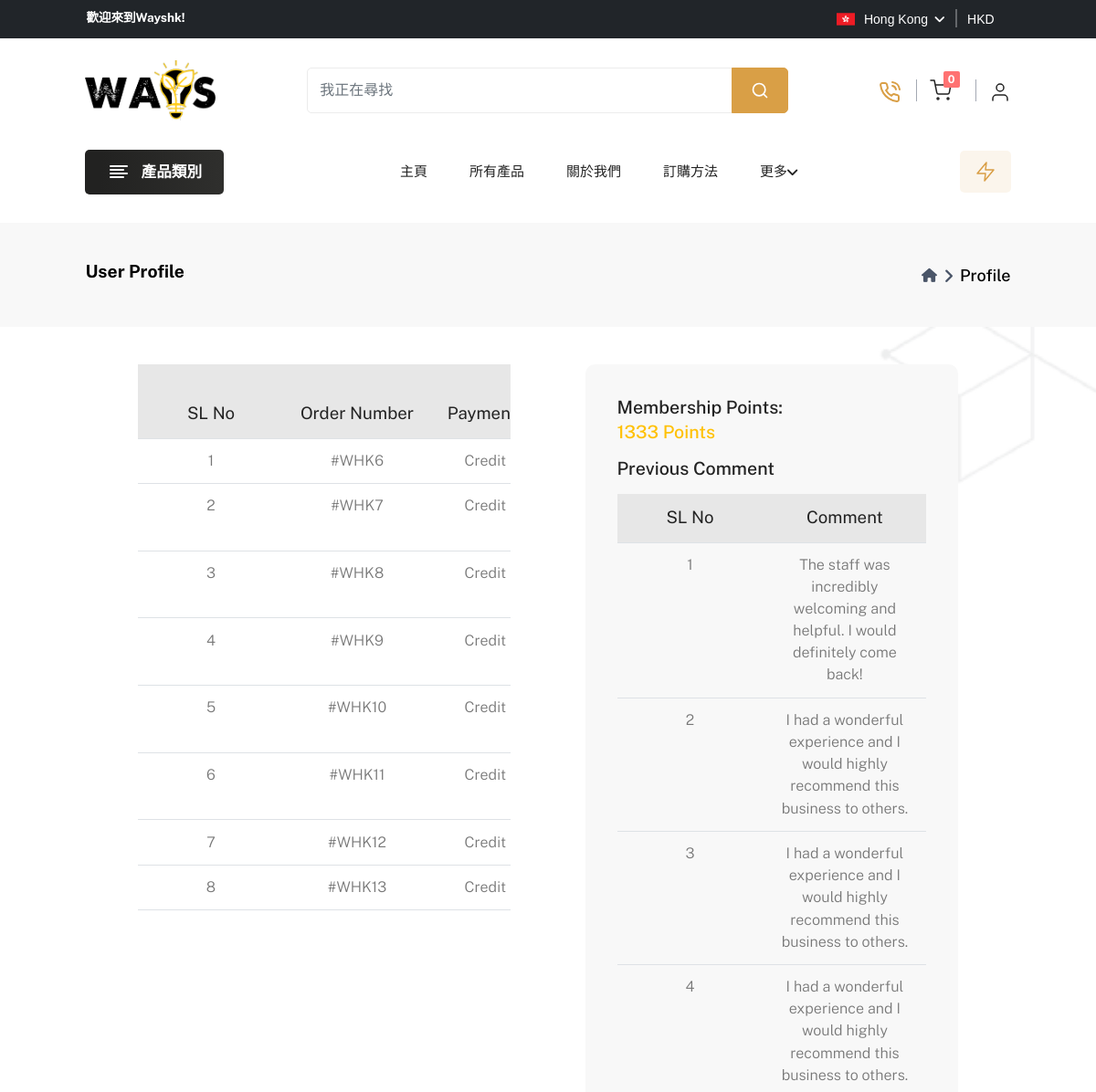
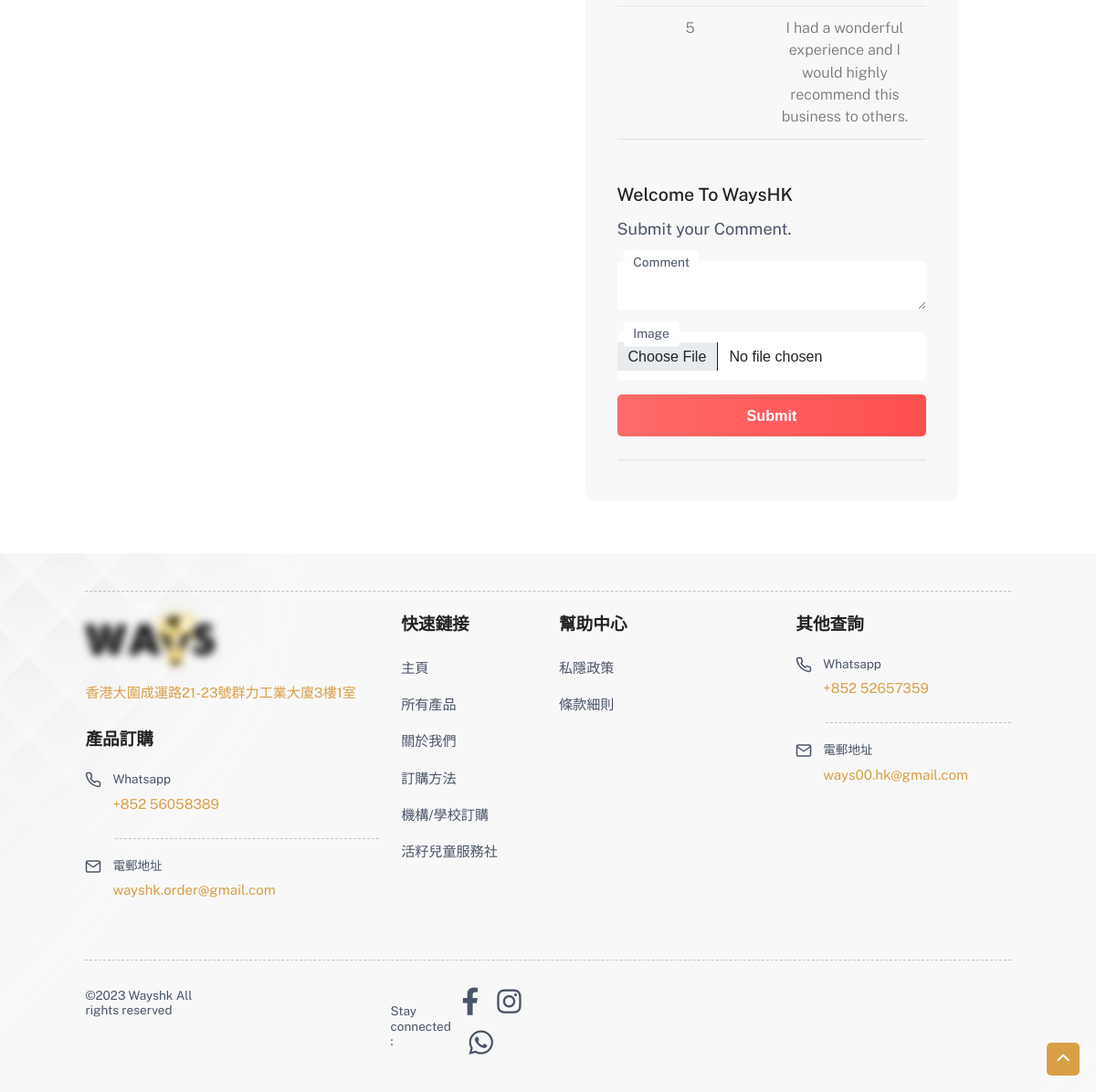
Screenshot of /profile.php (signed in) with the database file from the repository (2 pictures, top to bottom).
### tables this page shows
CREATE TABLE `billing_details` (
  `id` int(11) NOT NULL,
  `customer_id` int(11) NOT NULL,
  `f_name` varchar(150) NOT NULL,
  `l_name` varchar(100) NOT NULL,
  `organization_name` varchar(255) NOT NULL,
  `email` varchar(150) NOT NULL,
  `phone` varchar(20) NOT NULL,
  `address` varchar(30) NOT NULL,
  `city` varchar(15) NOT NULL,
  `zip_code` varchar(10) NOT NULL,
  `payment_type` varchar(200) NOT NULL DEFAULT 'Card',
  `shipping_method` varchar(500) NOT NULL,
  `discount` double(10,2) NOT NULL,
  `note` varchar(500) NOT NULL,
  `total_purchase` double(10,2) NOT NULL,
  `delivery_charges` float(10,2) NOT NULL,
  `approve` int(11) NOT NULL DEFAULT 3,
  `purchase_points` int(11) NOT NULL,
  `delivery_date` date NOT NULL,
  `updated_at` timestamp NOT NULL DEFAULT current_timestamp() ON UPDATE current_timestamp()
);

CREATE TABLE `review` (
  `review_id` int(11) NOT NULL,
  `customer_id` int(11) NOT NULL,
  `image` varchar(500) NOT NULL,
  `description` text NOT NULL,
  `status` int(11) NOT NULL DEFAULT 0,
  `inserted_at` datetime NOT NULL
);

### admin/include/dbController.php (called while the page is built, shortened)
<?php
class DBController {
    private $host = "localhost";
    private $user = "root";
    private $password = "";
    private $database = "wayshk";
    private $conn;
    function __construct() {
        $this->conn = $this->connectDB();
    }
    function connectDB() {
        $conn = mysqli_connect($this->host,$this->user,$this->password,$this->database);
        return $conn;
    }
    function runQuery($query) {
        $result = mysqli_query($this->conn,$query);
        while($row=mysqli_fetch_assoc($result)) {
            $resultset[] = $row;
        }
        if(!empty($resultset))
            return $resultset;
    }
    function numRows($query) {
        $result  = mysqli_query($this->conn,$query);
        $rowcount = mysqli_num_rows($result);
        return $rowcount;
    }
}

### profile.php (the view, shortened to what this page needs)
<?php
include('admin/include/dbController.php');
$db_handle = new DBController();
if (!isset($_SESSION['id'])) {
    header('Location: index.php');
}else{
    $customer_id = $_SESSION['id'];
}
?>
<!DOCTYPE html>
<html lang="en">
<head>
    <?php include('include/css.php'); ?>
</head>
<body>
<?php
include('include/header.php');
?>
<section class="breadscrumb-section pt-0">
    <div class="container-fluid-lg">
        <div class="row">
            <div class="col-12">
                <div class="breadscrumb-contain">
                    <h2 class="mb-2">User Profile</h2>
                    <nav>
                        <ol class="breadcrumb mb-0">
                            <li class="breadcrumb-item">
                                <a href="index.php">
                                    <i class="fa-solid fa-house"></i>
                                </a>
                            </li>
                            <li class="breadcrumb-item active">Profile</li>
                        </ol>
                    </nav>
                </div>
            </div>
        </div>
    </div>
</section>
<section class="log-in-section background-image-2 section-b-space">
    <div class="container-fluid-lg w-100">
        <div class="row">
            <div class="col-xxl-6 col-xl-5 col-lg-6 d-lg-block d-none ms-auto">
                <div class="row">
                    <div class="col-12">
                        <div class="table-responsive">
                            <table class="table order-tab-table">
                                <thead>
                                <tr>
                                    <th>SL No</th>
                                    <th>Order Number</th>
                                    <th>Payment Type</th>
                                </tr>
                                </thead>
                                <tbody>
                                <?php
                                $fetch_data = $db_handle->runQuery("select * from customer, billing_details where customer.id=billing_details.customer_id and customer.id='$customer_id'");
                                $no_fetch_data = $db_handle->numRows("select * from customer, billing_details where customer.id=billing_details.customer_id and customer.id='$customer_id'");
                                for($i=0; $i<$no_fetch_data;$i++){
                                    ?>
                                    <tr>
                                        <td><?php echo $i+1;?></td>
                                        <td>#WHK<?php echo $fetch_data[$i]['id'];?></td>
                                        <td><?php echo $fetch_data[$i]['payment_type'];?></td>
                                    </tr>
                                    <?php
                                }
                                ?>
                                </tbody>
                            </table>
                        </div>
                    </div>
                </div>
            </div>
            <div class="col-xxl-4 col-xl-5 col-lg-6 col-sm-8 mx-auto">
                <div class="log-in-box">
                    <div class="log-in-title">
                        <h3>Membership Points:</h3>
                        <h3 class="text-warning">
                            <?php
                            $select_points = $db_handle->runQuery("select * from point where customer_id = '$customer_id'");
                            $point = $db_handle->runQuery("SELECT SUM(points) as p FROM point WHERE customer_id = '$customer_id'");
                            echo $point[0]['p'];
                            ?>
                         Points</h3>
                    </div>
                    <div class="log-in-title">
                        <h3>Previous Comment</h3>
                    </div>
                    <div class="row">
                        <div class="col-12">
                            <div class="table-responsive">
                                <table class="table order-tab-table">
                                    <thead>
                                    <tr>
                                        <th>SL No</th>
                                        <th>Comment</th>
                                    </tr>
                                    </thead>
                                    <tbody>
                                    <?php
                                    $comment = $db_handle->runQuery("select * from review where customer_id = '$customer_id'");
                                    $no_comment = $db_handle->numRows("select * from review where customer_id = '$customer_id'");
                                    for($i=0; $i<$no_comment;$i++){
                                        ?>
                                        <tr>
                                            <td><?php echo $i+1;?></td>
                                            <td><?php echo $comment[$i]['description'];?></td>
                                        </tr>
                                        <?php
                                    }
                                    ?>
                                    </tbody>
                                </table>
                            </div>
                        </div>
                    </div>
                    <div class="log-in-title mt-5">
                        <h3>Welcome To WaysHK</h3>
                        <h4>Submit your Comment.</h4>
                    </div>
                    <div class="input-box">
                        <form class="row g-4" action="#" method="post" enctype="multipart/form-data">
                            <div class="col-12">
                                <div class="form-floating theme-form-floating log-in-form">
                                    <textarea class="form-control" rows="4" name="review"></textarea>
                                    <label for="email">Comment</label>
                                </div>
                            </div>
                            <div class="col-12">
                                <div class="form-floating theme-form-floating log-in-form">
                                    <input type="file" class="form-control" name="image">
                                    <label for="email">Image</label>
                                </div>
                            </div>
                            <div class="col-12 mt-3">
                                <button class="btn btn-animation w-100 justify-content-center" name="submit"
                                        type="submit">Submit
                                </button>
                            </div>
                        </form>
                    </div>
                    <div class="other-log-in">
                    </div>
                </div>
            </div>
        </div>
    </div>
</section>
<?php
include('include/footer.php');
?>
<div class="theme-option">
    <div class="back-to-top">
        <a id="back-to-top" href="#">
            <i class="fas fa-chevron-up"></i>
        </a>
    </div>
</div>
</body>
</html>

### rows the page displays
billing_details: id "6", payment_type "Credit…"
billing_details: id "7", payment_type "Credit…"
billing_details: id "8", payment_type "Credit…"
billing_details: id "9", payment_type "Credit…"
billing_details: id "10", payment_type "Credit…"
billing_details: id "11", payment_type "Credit…"
billing_details: id "12", payment_type "Credit…"
billing_details: id "13", payment_type "Credit…"
review: description "The staff was incredibly welcoming and helpful. I would definitely come back!"
review: description "I had a wonderful experience and I would highly recommend this business to others."
review: description "I had a wonderful experience and I would highly recommend this business to others."
review: description "I had a wonderful experience and I would highly recommend this business to others."
review: description "I had a wonderful experience and I would highly recommend this business to others."

### other values shown
$total_quantity "0"
$point[0]['p'] "1333"
